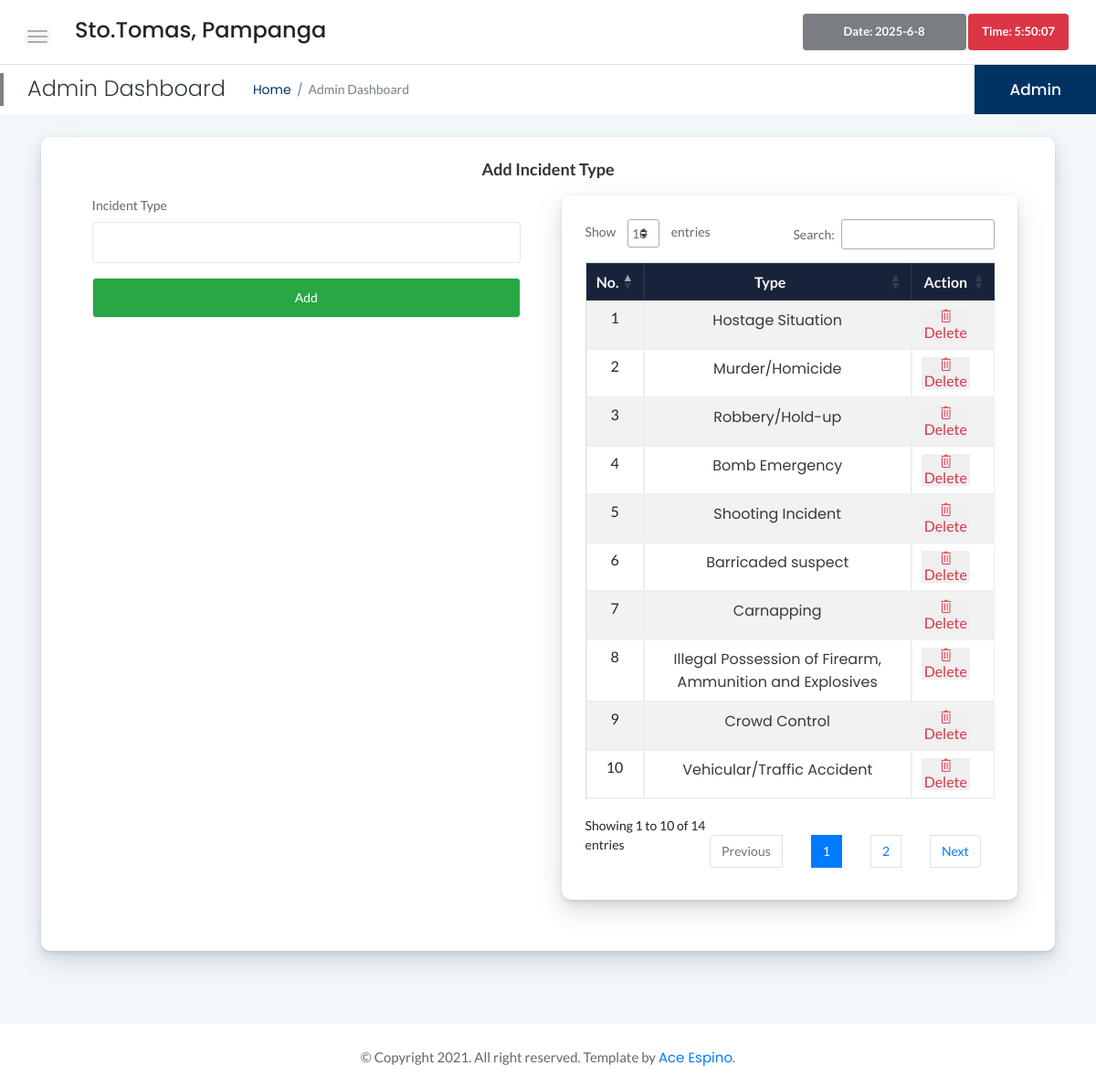
Screenshot of /main-incident.php with the database file from the repository.
### tables this page shows
CREATE TABLE `incitype` (
  `id` int(11) NOT NULL,
  `typee` varchar(255) NOT NULL
);

### main-incident.php (the view, shortened to what this page needs)
<html class="no-js" lang="en">
<head>
    <link rel="stylesheet" href="assets/css/bootstrap.min.css">
    <link rel="stylesheet" href="assets/css/font-awesome.min.css">
    <link rel="stylesheet" href="assets/css/themify-icons.css">
    <link rel="stylesheet" href="assets/css/metisMenu.css">
    <link rel="stylesheet" href="assets/css/owl.carousel.min.css">
    <link rel="stylesheet" href="assets/css/slicknav.min.css">
    <link rel="stylesheet" href="https://www.amcharts.com/lib/3/plugins/export/export.css" type="text/css" media="all" />
    <link rel="stylesheet" href="assets/css/typography.css">
    <link rel="stylesheet" href="assets/css/default-css.css">
    <link rel="stylesheet" href="assets/css/styles.css">
    <link rel="stylesheet" href="assets/css/responsive.css">
    <link rel="stylesheet" href="assets/css/cardv.css">
    <link rel="stylesheet" type="text/css" href="https://cdn.datatables.net/1.10.19/css/jquery.dataTables.css">
    <link rel="stylesheet" type="text/css" href="https://cdn.datatables.net/1.10.18/css/dataTables.bootstrap4.min.css">
    <link rel="stylesheet" type="text/css" href="https://cdn.datatables.net/responsive/2.2.3/css/responsive.bootstrap.min.css">
    <link rel="stylesheet" type="text/css" href="https://cdn.datatables.net/responsive/2.2.3/css/responsive.jqueryui.min.css">
    <link rel="stylesheet" href="https://cdnjs.cloudflare.com/ajax/libs/font-awesome/5.12.1/css/all.min.css">
</head>
<body onload="startTime()">
    <div class="page-container">
        <div class="main-content">
            <div class="header-area">
                <div class="row align-items-center">
                    <div class="col-md-6 col-sm-8 clearfix">
                        <div class="nav-btn pull-left">
                            <span></span>
                            <span></span>
                            <span></span>
                        </div>
                        <h4>Sto.Tomas, Pampanga </h4>
                    </div>
                    <div class="col-md-6 col-sm-4 clearfix">
                        <ul class="notification-area pull-right">
                            <li>
                                <input type="text" class="btn btn-dark btn-sm font-weight-bold" id="currentDateTime" disabled="">
                            </li>
                            <div id="txt" class="btn btn-danger btn-sm font-weight-bold" disabled pointer-events:none;></div>
                        </ul>
                    </div>
                </div>
            </div>
            <div class="page-title-area">
                <div class="row align-items-center">
                    <div class="col-sm-6">
                        <div class="breadcrumbs-area clearfix">
                            <h4 class="page-title pull-left">Admin Dashboard</h4>
                            <ul class="breadcrumbs pull-left">
                                <li><a href="index.html">Home</a></li>
                                <li><span>Admin Dashboard</span></li>
                            </ul>
                        </div>
                    </div>
                    <div class="col-sm-6 clearfix">
                        <div class="user-profile pull-right">
                            <h4 class="user-name dropdown-toggle" data-toggle="dropdown">Admin</h4>
                        </div>
                    </div>
                </div>
            </div>
            <div class="main-content-inner">
                <div class="container-fluid">
                    <div class="row">
                        <div class="col mb-4">
                        </div>
                    </div>
                </div>
                <div class="container-fluid">
                <div class="container-fluid">
                    <div class="row">
                        <div class="col">
                            <div class="card">
                                <div class="card-body">
                                    <h4 class="header-title text-center">Add Incident Type</h4>
                                    <div class="container-fluid">
                                        <div class="row">
                                            <div class="col">
                                               <form action="code.php" method="POST">
                                                    <div class="container-fluid">
                                                        <div class="row">
                                                            <div class="col form-group">
                                                                <label>Incident Type</label>
                                                                <input type="text" class="form-control" name="inctype">
                                                            </div>
                                                        </div>
                                                        <div class="row">
                                                            <div class="col form-group">
                                                                <button type="submit" name="addinci" class="form-control btn-success btn">Add</button>
                                                            </div>
                                                        </div>
                                                    </div>
                                               </form>
                                            </div>
                                            <div class="col">
                                                <div class="card ">
                                                    <div class="card-body">
                                                        <table id="example" class="table table-striped table-bordered" style="width:100%">
                                                            <thead class="bg-my-secondary text-light">
                                                                <tr>
                                                                    <th class="text-center">No.</th>
                                                                    <th class="text-center">Type</th>
                                                                    <th class="text-center">Action</th>
                                                                </tr>
                                                            </thead>
                                                            <tbody>
                                                                <?php
                                                                    $sname = "localhost";
                                                                    $uname = "root";
                                                                    $password = "";
                                                                    $db_name = "ciras";
                                                                    $conn = mysqli_connect($sname, $uname, $password, $db_name);
                                                                    $table = mysqli_query($conn,'SELECT * FROM incitype');
                                                                    if(mysqli_num_rows($table) > 0)
                                                                    {
                                                                      while ($row = mysqli_fetch_assoc($table))
                                                                      {
                                                                      ?>
                                                                <tr>
                                                                    <td class="text-center"><?php echo $row["id"]; ?></td>
                                                                    <td class="text-center"><a href="" class="text-dark"><?php echo $row["typee"]; ?></a></td>
                                                                    <td>
                                                                        <ul class="d-flex justify-content-center">
                                                                            <form method="POST" action="code.php">
                                                                                <li class="mr-3">
                                                                                    <button class="text-danger deletebtn border-0" name="delinci"><i class="ti-trash"></i> Delete </button>
                                                                                </li>
                                                                            </form>
                                                                        </ul>
                                                                    </td>
                                                                </tr>
                                                                    <?php
                                                                        }
                                                                        }
                                                                        ?>
                                                            </tbody>
                                                        </table>
                                                    </div>
                                                </div>
                                            </div>
                                        </div>
                                    </div>
                                </div>
                            </div>
                        </div>
                    </div>
                </div>
            </div>
        </div>
        <footer>
            <div class="footer-area">
                <p>© Copyright 2021. All right reserved. Template by <a href="https://www.facebook.com/acevergel.espino">Ace Espino</a>.</p>
            </div>
        </footer>
    </div>
</body>
</html>

### assets/css/styles.css (style rules this page uses)
.page-container { width: 100%; height: 100%; min-height: 100vh; padding-left: 280px; -webkit-transition: padding-left 0.3s ease 0s; transition: padding-left 0.3s ease 0s; }
.bg-my-secondary { background: #18233a; }
.sbar_collapsed.page-container { padding-left: 0; }
.card { border: none; border-radius: 4px; background-color: #fff; -webkit-transition: all 0.3s ease 0s; transition: all 0.3s ease 0s; }
.card-body { padding: 25.6px; padding: 1.6rem; }
.main-content { width: 100%; background: #F3F8FB; }
.main-content-inner { padding: 0 30px 50px; }
.header-area { padding: 15px 30px; background: #fff; border-bottom: 1px solid #d8e3e7; }
.nav-btn { margin: 10px 30px 0 0; cursor: pointer; }
.nav-btn span { display: block; width: 22px; height: 2px; background: #b3aaaa; margin: 4px 0; border-radius: 15px; -webkit-transition: all 0.3s ease 0s; transition: all 0.3s ease 0s; box-shadow: 0 0 0 4px rgba(99, 96, 96, 0.03); }
.nav-btn span:nth-child(2) { opacity: 0; }
.nav-btn span:first-child { -webkit-transform: rotate(45deg)translate(5px, 5px); transform: rotate(45deg)translate(5px, 5px); }
.nav-btn span:last-child { -webkit-transform: rotate(-45deg)translate(3px, -3px); transform: rotate(-45deg)translate(3px, -3px); }
.sbar_collapsed .nav-btn span { transform: none; opacity: 1; }
.notification-area { -webkit-user-select: none; -moz-user-select: none; -ms-user-select: none; user-select: none; position: relative; z-index: 1; }
.notification-area li { display: inline-block; margin-left: 20px; cursor: pointer; -webkit-user-select: none; -moz-user-select: none; -ms-user-select: none; user-select: none; }
.page-title-area { padding: 0 30px; background: #fff; position: relative; }
.page-title-area:before { content: ''; position: absolute; left: 0; top: 50%; width: 4px; height: 36px; background: gray; -webkit-transform: translateY(-50%); transform: translateY(-50%); }
.page-title { font-size: 24px; font-weight: 300; color: #313b3d; letter-spacing: 0; margin-right: 30px; }
ul.breadcrumbs { margin-top: 4px; }
.breadcrumbs li { display: inline-block; }
.breadcrumbs li a, .breadcrumbs li span { display: block; font-size: 14px; font-weight: 400; color: #003263; letter-spacing: 0; margin-right: 16px; position: relative; }
.breadcrumbs li a:before { content: '/'; color: #768387; position: absolute; right: -13px; top: 0; }
.breadcrumbs li span { margin-right: 0; color: #768387; text-transform: capitalize; }
.user-profile { margin-right: -30px; display: -webkit-box; display: -ms-flexbox; display: flex; -webkit-box-align: center; -ms-flex-align: center; align-items: center; -ms-flex-wrap: wrap; flex-wrap: wrap; background: -webkit-linear-gradient(left, #003263 0%, #003263 100%); background: linear-gradient(to right, #003263 0%, #003263 100%); padding: 17px 38px; position: relative; }
.user-name { font-size: 17px; font-weight: 500; color: #fff; letter-spacing: 0; cursor: pointer; -webkit-user-select: none; -moz-user-select: none; -ms-user-select: none; user-select: none; }
.notification-area .dropdown-toggle, .user-name.dropdown-toggle { position: relative; }
.notification-area .dropdown-toggle:after, .user-name.dropdown-toggle:after { display: none; }
.header-title { font-family: 'Lato', sans-serif; font-size: 18px; font-weight: 600; letter-spacing: 0; color: #333; text-transform: capitalize; margin-bottom: 17px; }
.border-0 { border: none; }
.footer-area { text-align: center; padding: 23px 0 19px; background: #fff; }
.footer-area p { color: #676666; margin-bottom: 0; }
.btn { padding: 11px 17px; font-size: 13px; letter-spacing: 0; }
.btn-sm { padding: 9px 14px; }
.form-control, .form-control:focus { outline: none; box-shadow: none; }
.form-control { font-size: 14px; border: 1px solid rgba(170, 170, 170, .3); padding: 10.72px 12.8px; padding: .67rem .8rem; }
label { font-weight: 500; color: #666; display: inline-block; margin-bottom: 8px; margin-bottom: .5rem; }
table tr th { border-bottom: none; }
table tr th, table tr td { border-top: 1px solid rgba(120, 130, 140, 0.13) !important; }
table tr td [class^="ti-"] { cursor: pointer; }
.table-bordered td, .table-bordered th { border: 1px solid rgba(120, 130, 140, 0.13) !important; }
table.dataTable.no-footer { border-bottom: 1px solid rgba(120, 130, 140, 0.13) !important; }
table.dataTable thead th, table.dataTable thead td { border-bottom-color: transparent; }

### rows the page displays
incitype: id "1", typee "Hostage Situation"
incitype: id "2", typee "Murder/Homicide"
incitype: id "3", typee "Robbery/Hold-up"
incitype: id "4", typee "Bomb Emergency"
incitype: id "5", typee "Shooting Incident"
incitype: id "6", typee "Barricaded suspect"
incitype: id "7", typee "Carnapping"
incitype: id "8", typee "Illegal Possession of Firearm, Ammunition and Explosives"
incitype: id "9", typee "Crowd Control"
incitype: id "10", typee "Vehicular/Traffic Accident"
